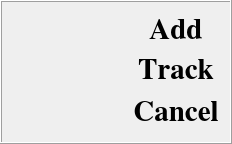
   <widget class="QFrame" name="frameSelectedAlbum">
    <property name="geometry">
     <rect>
      <x>20</x>
      <y>614</y>
      <width>232</width>
      <height>144</height>
     </rect>
    </property>
    <property name="autoFillBackground">
     <bool>true</bool>
    </property>
    <property name="frameShape">
     <enum>QFrame::Box</enum>
    </property>
    <property name="frameShadow">
     <enum>QFrame::Raised</enum>
    </property>
    <property name="lineWidth">
     <number>1</number>
    </property>
    <property name="midLineWidth">
     <number>0</number>
    </property>
    <layout class="QHBoxLayout" name="horizontalLayout_4" stretch="9,3,2">
     <item>
      <widget class="SKG_AlbumWidget" name="SelectedAlbumWidget">
       <property name="frameShape">
        <enum>QFrame::NoFrame</enum>
       </property>
      </widget>
     </item>
     <item>
      <spacer name="horizontalSpacer">
       <property name="orientation">
        <enum>Qt::Horizontal</enum>
       </property>
       <property name="sizeHint" stdset="0">
        <size>
         <width>22</width>
         <height>20</height>
        </size>
       </property>
      </spacer>
     </item>
     <item>
      <layout class="QVBoxLayout" name="verticalLayout_4" stretch="2,1,1">
       <item>
        <spacer name="verticalSpacer">
         <property name="orientation">
          <enum>Qt::Vertical</enum>
         </property>
         <property name="sizeHint" stdset="0">
          <size>
           <width>20</width>
           <height>40</height>
          </size>
         </property>
        </spacer>
       </item>
       <item>
        <widget class="SKG_Button" name="btnAddTrack">
         <property name="font">
          <font>
           <family>Nimbus Roman No9 L</family>
           <pointsize>22</pointsize>
           <weight>75</weight>
           <italic>false</italic>
           <bold>true</bold>
          </font>
         </property>
         <property name="autoFillBackground">
          <bool>true</bool>
         </property>
         <property name="text">
          <string>Add Track</string>
         </property>
         <property name="textFormat">
          <enum>Qt::AutoText</enum>
         </property>
         <property name="scaledContents">
          <bool>false</bool>
         </property>
         <property name="alignment">
          <set>Qt::AlignCenter</set>
         </property>
         <property name="wordWrap">
          <bool>true</bool>
         </property>
        </widget>
       </item>
       <item>
        <widget class="SKG_Button" name="btnCancelTrack">
         <property name="font">
          <font>
           <family>Nimbus Roman No9 L</family>
           <pointsize>22</pointsize>
           <weight>75</weight>
           <italic>false</italic>
           <bold>true</bold>
          </font>
         </property>
         <property name="autoFillBackground">
          <bool>true</bool>
         </property>
         <property name="text">
          <string>Cancel</string>
         </property>
         <property name="textFormat">
          <enum>Qt::AutoText</enum>
         </property>
         <property name="scaledContents">
          <bool>false</bool>
         </property>
         <property name="alignment">
          <set>Qt::AlignCenter</set>
         </property>
         <property name="wordWrap">
          <bool>true</bool>
         </property>
        </widget>
       </item>
      </layout>
     </item>
    </layout>
   </widget>
